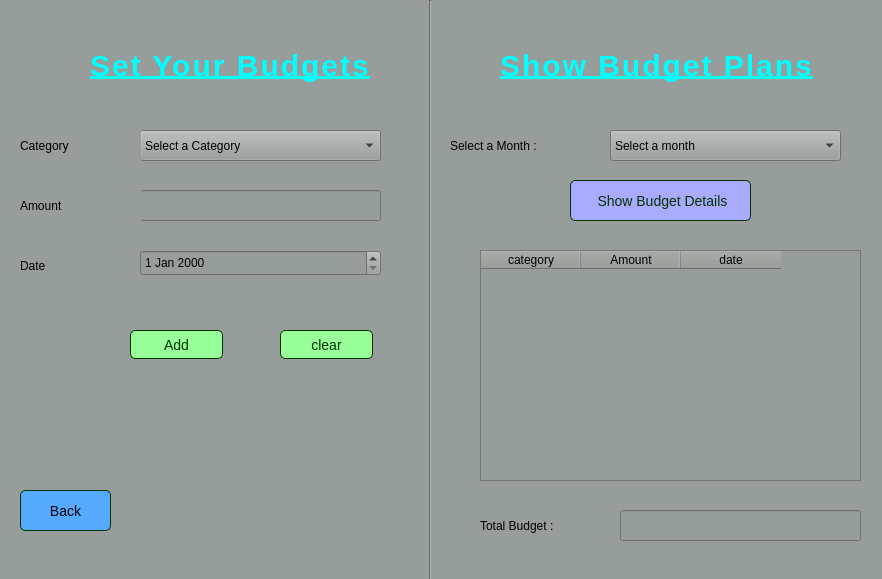
<?xml version="1.0" encoding="UTF-8"?>
<ui version="4.0">
 <class>budget</class>
 <widget class="QMainWindow" name="budget">
  <property name="geometry">
   <rect>
    <x>0</x>
    <y>0</y>
    <width>882</width>
    <height>579</height>
   </rect>
  </property>
  <property name="windowTitle">
   <string>BudgetWindow</string>
  </property>
  <property name="styleSheet">
   <string notr="true">background-color: #979d9a;</string>
  </property>
  <widget class="QWidget" name="centralwidget">
   <widget class="QLineEdit" name="amountLineEdit">
    <property name="geometry">
     <rect>
      <x>140</x>
      <y>190</y>
      <width>241</width>
      <height>31</height>
     </rect>
    </property>
   </widget>
   <widget class="QLabel" name="label">
    <property name="geometry">
     <rect>
      <x>90</x>
      <y>30</y>
      <width>291</width>
      <height>71</height>
     </rect>
    </property>
    <property name="styleSheet">
     <string notr="true">QLabel {
    color: #00ffff;             
	text-decoration: underline;
	font: 700 italic 9pt &quot;Arial&quot;;
    font-size: 30px;                
    font-weight: bold;        
    letter-spacing: 2px;          
    text-align: center;              
    background-color: transparent;    

}
</string>
    </property>
    <property name="text">
     <string>Set Your Budgets</string>
    </property>
   </widget>
   <widget class="QPushButton" name="BudgetClear">
    <property name="geometry">
     <rect>
      <x>280</x>
      <y>330</y>
      <width>93</width>
      <height>29</height>
     </rect>
    </property>
    <property name="styleSheet">
     <string notr="true">QPushButton {
	font: 700 italic 9pt &quot;Arial&quot;;
    background-color: #99ff99;
    border: 1px solid #003300;
    border-radius: 5px;
    padding: 5px;
    font-size: 14px;
    color: #003300;
}
QPushButton:hover {
    background-color: #66cc66;
}
</string>
    </property>
    <property name="text">
     <string>clear</string>
    </property>
   </widget>
   <widget class="QTableWidget" name="tableWidget">
    <property name="geometry">
     <rect>
      <x>480</x>
      <y>250</y>
      <width>381</width>
      <height>231</height>
     </rect>
    </property>
    <column>
     <property name="text">
      <string>category</string>
     </property>
    </column>
    <column>
     <property name="text">
      <string>Amount</string>
     </property>
    </column>
    <column>
     <property name="text">
      <string>date</string>
     </property>
    </column>
   </widget>
   <widget class="QComboBox" name="categoryComboBox">
    <property name="geometry">
     <rect>
      <x>140</x>
      <y>130</y>
      <width>241</width>
      <height>31</height>
     </rect>
    </property>
    <item>
     <property name="text">
      <string>Select a Category</string>
     </property>
    </item>
    <item>
     <property name="text">
      <string>Food</string>
     </property>
    </item>
    <item>
     <property name="text">
      <string>Entertainment</string>
     </property>
    </item>
    <item>
     <property name="text">
      <string>Traveling</string>
     </property>
    </item>
    <item>
     <property name="text">
      <string>Clothing</string>
     </property>
    </item>
    <item>
     <property name="text">
      <string>Education equipment</string>
     </property>
    </item>
    <item>
     <property name="text">
      <string>University fess</string>
     </property>
    </item>
    <item>
     <property name="text">
      <string>Others</string>
     </property>
    </item>
   </widget>
   <widget class="QLabel" name="label_3">
    <property name="geometry">
     <rect>
      <x>20</x>
      <y>190</y>
      <width>121</width>
      <height>31</height>
     </rect>
    </property>
    <property name="styleSheet">
     <string notr="true">font: 700 12pt &quot;Arial&quot;;</string>
    </property>
    <property name="text">
     <string>Amount</string>
    </property>
   </widget>
   <widget class="QLabel" name="label_2">
    <property name="geometry">
     <rect>
      <x>20</x>
      <y>130</y>
      <width>121</width>
      <height>31</height>
     </rect>
    </property>
    <property name="styleSheet">
     <string notr="true">font: 700 12pt &quot;Arial&quot;;</string>
    </property>
    <property name="text">
     <string>Category</string>
    </property>
   </widget>
   <widget class="QPushButton" name="addBudgetData">
    <property name="geometry">
     <rect>
      <x>130</x>
      <y>330</y>
      <width>93</width>
      <height>29</height>
     </rect>
    </property>
    <property name="styleSheet">
     <string notr="true">QPushButton {
	font: 700 italic 9pt &quot;Arial&quot;;
    background-color: #99ff99;
    border: 1px solid #003300;
    border-radius: 5px;
    padding: 5px;
    font-size: 14px;
    color: #003300;
}
QPushButton:hover {
    background-color: #66cc66;
}
</string>
    </property>
    <property name="text">
     <string>Add</string>
    </property>
   </widget>
   <widget class="QPushButton" name="BudgetBack">
    <property name="geometry">
     <rect>
      <x>20</x>
      <y>490</y>
      <width>91</width>
      <height>41</height>
     </rect>
    </property>
    <property name="styleSheet">
     <string notr="true">QPushButton {
	font: 700 italic 9pt &quot;Arial&quot;;
    background-color: #55aaff;
    border: 1px solid #003300;
    border-radius: 5px;
    padding: 5px;
    font-size: 14px;
    color: #000000;
}
QPushButton:hover {
    background-color: #aaffff;
}
</string>
    </property>
    <property name="text">
     <string>Back</string>
    </property>
   </widget>
   <widget class="QPushButton" name="refreshButton">
    <property name="geometry">
     <rect>
      <x>570</x>
      <y>180</y>
      <width>181</width>
      <height>41</height>
     </rect>
    </property>
    <property name="styleSheet">
     <string notr="true">QPushButton {
	font: 700 italic 9pt &quot;Arial&quot;;
    background-color: #aaaaff;
    border: 1px solid #003300;
    border-radius: 5px;
    padding: 5px;
    font-size: 14px;
    color: #003300;
}
QPushButton:hover {
    background-color:#e2ceff;
}
</string>
    </property>
    <property name="text">
     <string> Show Budget Details</string>
    </property>
   </widget>
   <widget class="QLabel" name="label_4">
    <property name="geometry">
     <rect>
      <x>480</x>
      <y>510</y>
      <width>141</width>
      <height>31</height>
     </rect>
    </property>
    <property name="styleSheet">
     <string notr="true">font: 700 12pt &quot;Arial&quot;;</string>
    </property>
    <property name="text">
     <string>Total Budget : </string>
    </property>
   </widget>
   <widget class="QLineEdit" name="totalBudgetLineEdit">
    <property name="geometry">
     <rect>
      <x>620</x>
      <y>510</y>
      <width>241</width>
      <height>31</height>
     </rect>
    </property>
   </widget>
   <widget class="QLabel" name="label_5">
    <property name="geometry">
     <rect>
      <x>20</x>
      <y>250</y>
      <width>91</width>
      <height>31</height>
     </rect>
    </property>
    <property name="styleSheet">
     <string notr="true">font: 700 12pt &quot;Arial&quot;;</string>
    </property>
    <property name="text">
     <string>Date</string>
    </property>
   </widget>
   <widget class="QDateEdit" name="dateEdit">
    <property name="geometry">
     <rect>
      <x>140</x>
      <y>250</y>
      <width>241</width>
      <height>26</height>
     </rect>
    </property>
   </widget>
   <widget class="Line" name="line">
    <property name="geometry">
     <rect>
      <x>420</x>
      <y>0</y>
      <width>20</width>
      <height>581</height>
     </rect>
    </property>
    <property name="orientation">
     <enum>Qt::Orientation::Vertical</enum>
    </property>
   </widget>
   <widget class="QLabel" name="label_6">
    <property name="geometry">
     <rect>
      <x>500</x>
      <y>30</y>
      <width>321</width>
      <height>71</height>
     </rect>
    </property>
    <property name="styleSheet">
     <string notr="true">QLabel {
    color: #00ffff;             
	text-decoration: underline;
	font: 700 italic 9pt &quot;Arial&quot;;
    font-size: 30px;                
    font-weight: bold;        
    letter-spacing: 2px;          
    text-align: center;              
    background-color: transparent;    

}
</string>
    </property>
    <property name="text">
     <string>Show Budget Plans</string>
    </property>
   </widget>
   <widget class="QLabel" name="label_7">
    <property name="geometry">
     <rect>
      <x>450</x>
      <y>130</y>
      <width>151</width>
      <height>31</height>
     </rect>
    </property>
    <property name="styleSheet">
     <string notr="true">font: 700 12pt &quot;Arial&quot;;</string>
    </property>
    <property name="text">
     <string>Select a Month :</string>
    </property>
   </widget>
   <widget class="QComboBox" name="monthComboBox">
    <property name="geometry">
     <rect>
      <x>610</x>
      <y>130</y>
      <width>231</width>
      <height>31</height>
     </rect>
    </property>
    <item>
     <property name="text">
      <string>Select a month</string>
     </property>
    </item>
    <item>
     <property name="text">
      <string>January</string>
     </property>
    </item>
    <item>
     <property name="text">
      <string>February</string>
     </property>
    </item>
    <item>
     <property name="text">
      <string>March</string>
     </property>
    </item>
    <item>
     <property name="text">
      <string>April</string>
     </property>
    </item>
    <item>
     <property name="text">
      <string>June</string>
     </property>
    </item>
    <item>
     <property name="text">
      <string>July</string>
     </property>
    </item>
    <item>
     <property name="text">
      <string>August</string>
     </property>
    </item>
    <item>
     <property name="text">
      <string>September</string>
     </property>
    </item>
    <item>
     <property name="text">
      <string>October</string>
     </property>
    </item>
    <item>
     <property name="text">
      <string>November</string>
     </property>
    </item>
    <item>
     <property name="text">
      <string>December</string>
     </property>
    </item>
   </widget>
  </widget>
 </widget>
 <resources/>
 <connections/>
</ui>
